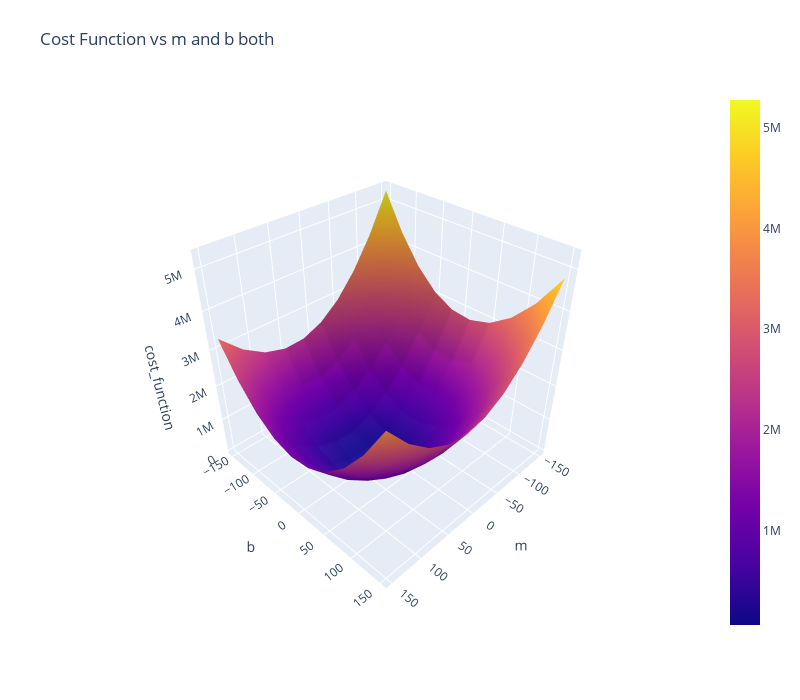

Notebook cell for this chart:
### Code cell
X,y = make_regression(n_samples=100, n_features=1, n_informative=1, n_targets=1,noise=20,random_state=13)
m_arr = np.linspace(-150, 150, 10)
b_arr = np.linspace(-150, 150, 10)
mGrid, bGrid = np.meshgrid(m_arr,b_arr)
final = np.vstack((mGrid.ravel().reshape(1,100),bGrid.ravel().reshape(1,100))).T
z_arr = []
for i in range(final.shape[0]):
    z_arr.append(np.sum((y - final[i,0]*X.reshape(100) - final[i,1])**2))
z_arr = np.array(z_arr).reshape(10,10)
fig = go.Figure(data=[go.Surface(x = m_arr, y = b_arr, z =z_arr)])
fig.update_layout(title='Cost Function vs m and b both', autosize=False,width=800, height=700,
                  margin=dict(l=65, r=50, b=65, t=90), scene = dict(
                    xaxis_title='m',
                    yaxis_title='b',
                    zaxis_title='cost_function'))
fig.show()

### Figure 1 — Plotly figure (JSON) as saved in the notebook; plotly's stock layout.template omitted (floating-point values rounded to 4 significant figures)
{"data": [{"type": "surface", "x": [-150, -116.7, -83.33, -50, -16.67, 16.67, 50, 83.33, 116.7, 150], "y": [-150, -116.7, -83.33, -50, -16.67, 16.67, 50, 83.33, 116.7, 150], "z": [[5274000.0, 4280000.0, 3479000.0, 2872000.0, 2459000.0, 2240000.0, 2215000.0, 2383000.0, 2745000.0, 3301000.0], [4331000.0, 3350000.0, 2562000.0, 1969000.0, 1568000.0, 1362000.0, 1350000.0, 1531000.0, 1906000.0, 2475000.0], [3610000.0, 2642000.0, 1868000.0, 1287000.0, 899800.0, 706500.0, 706900.0, 901100.0, 1289000.0, 1871000.0], [3112000.0, 2157000.0, 1395000.0, 827400.0, 453300.0, 273000.0, 286400.0, 493600.0, 894500.0, 1489000.0], [2836000.0, 1894000.0, 1145000.0, 590200.0, 229100.0, 61730.0, 88140.0, 308300.0, 722200.0, 1330000.0], [2782000.0, 1853000.0, 1117000.0, 575200.0, 227100.0, 72680.0, 112100.0, 345200.0, 772100.0, 1393000.0], [2950000.0, 2034000.0, 1311000.0, 782400.0, 447200.0, 305900.0, 358200.0, 604300.0, 1044000.0, 1678000.0], [3341000.0, 2437000.0, 1728000.0, 1212000.0, 889700.0, 761300.0, 826600.0, 1086000.0, 1539000.0, 2185000.0], [3953000.0, 3063000.0, 2366000.0, 1863000.0, 1554000.0, 1439000.0, 1517000.0, 1789000.0, 2255000.0, 2915000.0], [4788000.0, 3911000.0, 3227000.0, 2737000.0, 2441000.0, 2339000.0, 2430000.0, 2715000.0, 3194000.0, 3866000.0]]}], "layout": {"autosize": false, "height": 700, "margin": {"b": 65, "l": 65, "r": 50, "t": 90}, "scene": {"aspectmode": "auto", "aspectratio": {"x": 1, "y": 1, "z": 1}, "camera": {"center": {"x": 0, "y": 0, "z": 0}, "eye": {"x": 1.541, "y": 1.541, "z": 1.541}, "projection": {"type": "perspective"}, "up": {"x": 0, "y": 0, "z": 1}}, "xaxis": {"title": {"text": "m"}, "type": "linear"}, "yaxis": {"title": {"text": "b"}, "type": "linear"}, "zaxis": {"title": {"text": "cost_function"}, "type": "linear"}}, "title": {"text": "Cost Function vs m and b both"}, "width": 800}}
